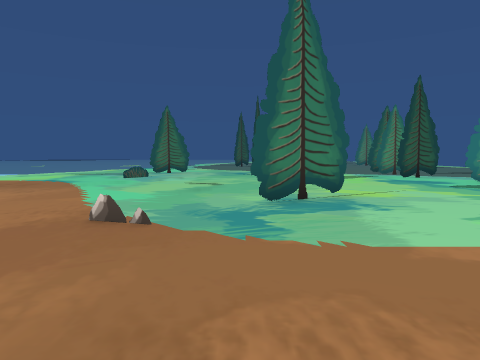
[1] (above)

16 first-person views from a walk through a scene from a Unity 3-D project. The camera is 1.4 m above the floor, tilts 4° down and sees 70° across. The floor is counted in squares, 2 m on a side. Each view is taken from the middle of a square. On the plan, view 1 faces up. The plan holds only what a view shows up to about 11 squares ahead; the rest is blank. The place goes on beyond the plan. Some surface patterns are stand-ins.

[2]
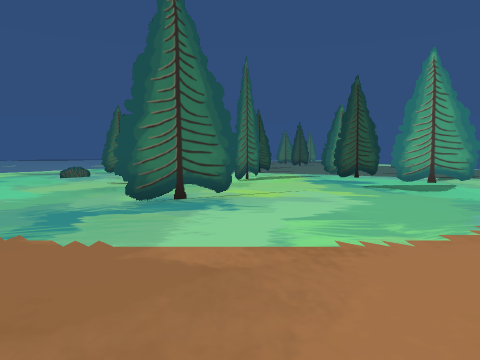

[3]
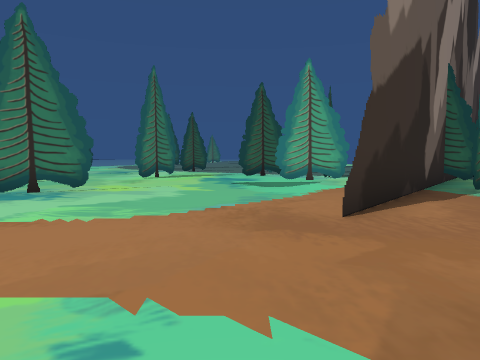

[4]
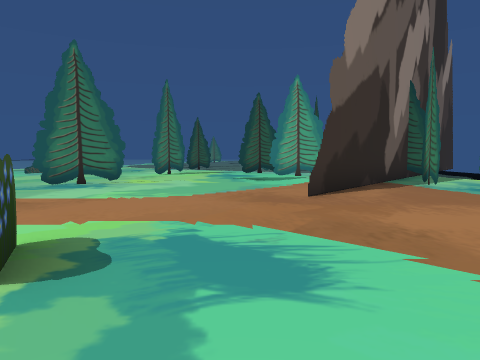

[5]
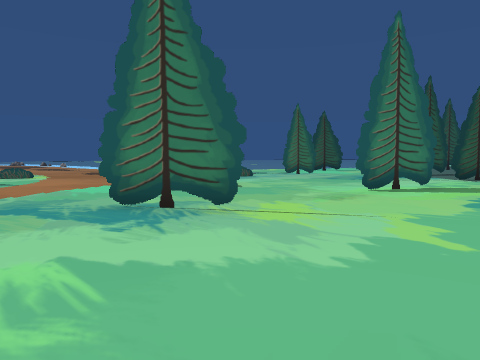

[6]
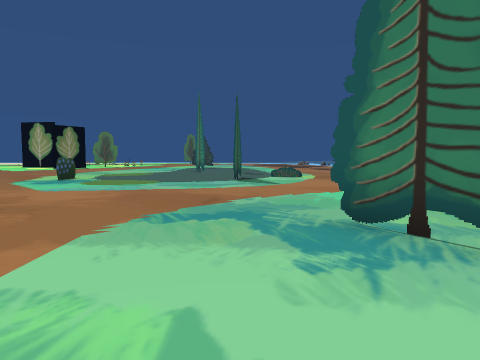

[7]
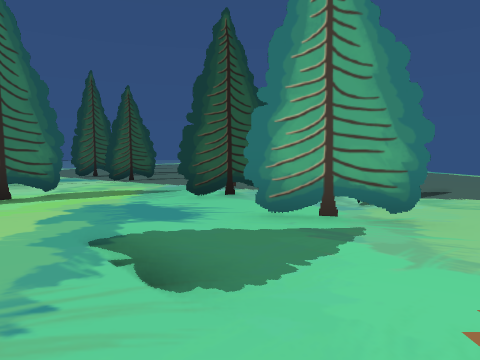

[8]
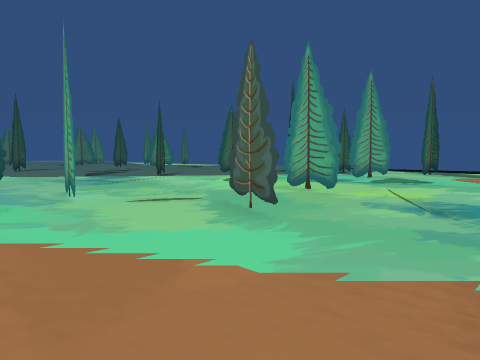

[9]
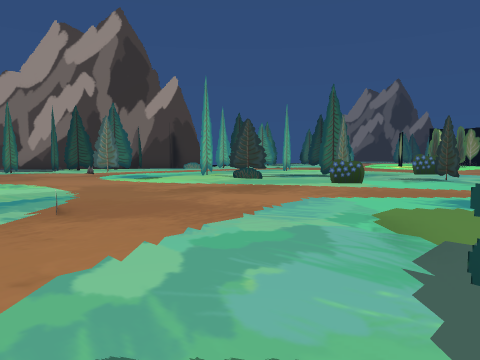

[10]
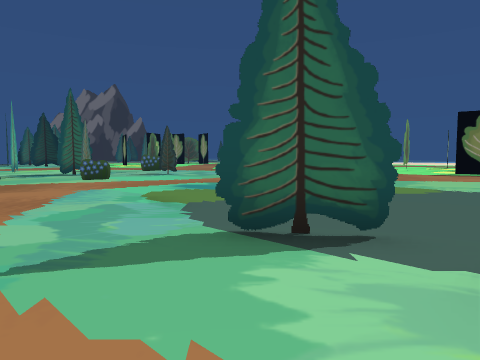

[11]
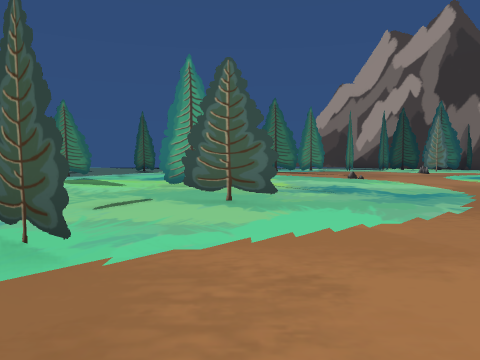

[12]
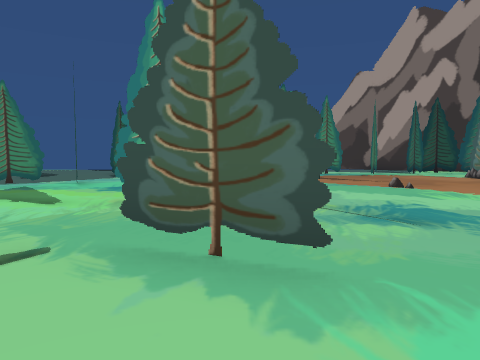

[13]
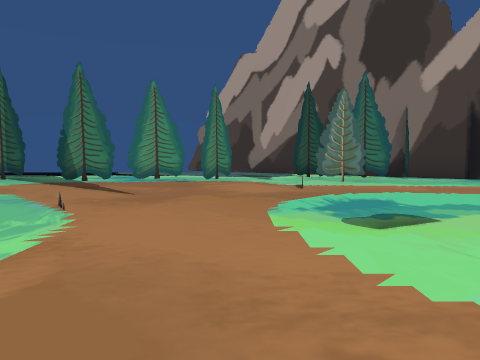

[14]
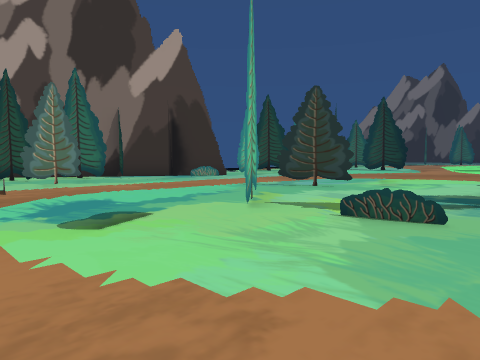

[15]
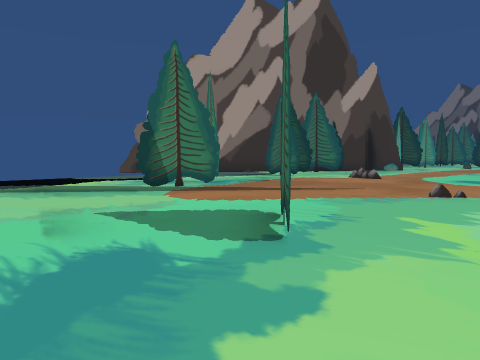

[16]
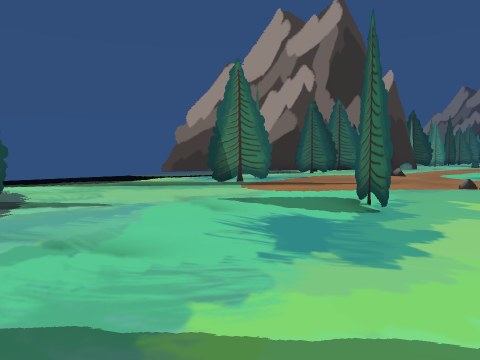

### Floor plan
Key: @ floor where view 1 was taken; # wall or solid block; . floor; T thing the floor can be seen under or through; O other object.
Columns run from 13 left of view 1 to 11 right of it. Each row starts with its distance up from view 1.
 12           .. ......OO  O.
 11       ...#.O...O..OO. .O.
 10       .....O...O..... ...
  9        ...T  ..O...OOO..#
  8        ..#...T.O..O...O##
  7       ......T..O..OO..##
  6       #.......OO.....TTO
  5      #.......OO.....TT.O
  4      .OO....O.....O.T..O#
  3     ................T.. O
  2    ..... ..............OO
  1    .. ... ............ .O
  0   ... .......@.......O
 -1  ...   #........#.....##O
 -2  ...  ..........O......#O
 -3 ...   .....##.##.O.....#O
 -4 ...     ....#.  ......  O
 -5          .. #  .......  #
 -6          .#    ..##...
 -7          .#    . ....
 -8                .. ..
 -9                ..
-10                ..
-11                ..

Where each view was taken, in squares from view 1:
view 1: 0 up, 0 right, facing up
view 2: 0 up, 2 right, facing up
view 3: 1 down, 5 right, facing up
view 4: 3 down, 5 right, facing up
view 5: 3 up, 5 right, facing up-left
view 6: 4 up, 4 right, facing left
view 7: 5 up, 6 right, facing up
view 8: 4 up, 4 left, facing up-right
view 9: 5 up, 6 left, facing down-right
view 10: 7 up, 6 left, facing down
view 11: 7 up, 6 left, facing right
view 12: 7 up, 3 left, facing right
view 13: 1 up, 0 right, facing right
view 14: 1 up, 0 right, facing down-right
view 15: 10 up, 3 right, facing down-right
view 16: 12 up, 3 right, facing down-right
